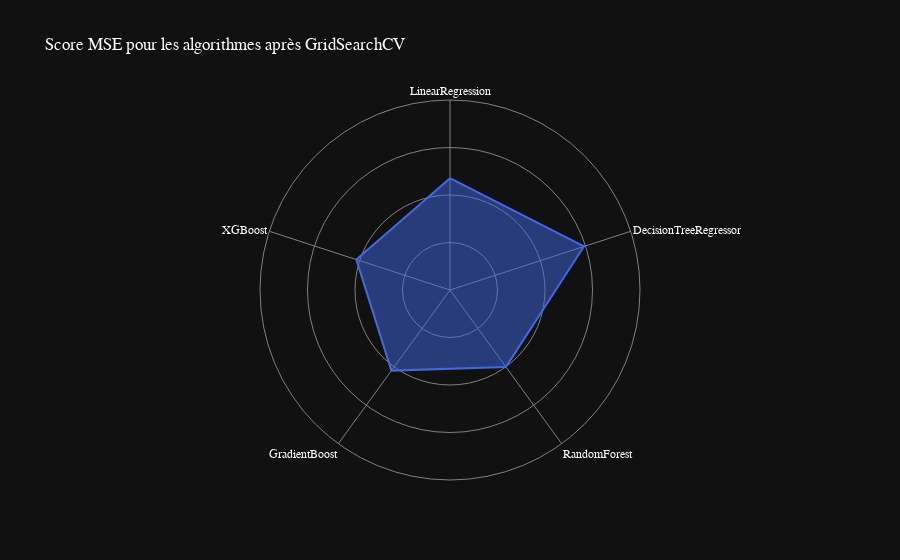

The code cell stored with this chart in its notebook:
### Code cell
data = [
    {'r': mse_linear_regression_best_model, 'theta': 'LinearRegression'},
    {'r': mse_dtr_best_model, 'theta': 'DecisionTreeRegressor'},
    {'r': mse_rfr_best_model, 'theta': 'RandomForest'},
    {'r': mse_gbr_best_model, 'theta': 'GradientBoost'},
    {'r': mse_xgb_best_model, 'theta': 'XGBoost'}
]
fig = px.line_polar(data, r='r', theta='theta',title="Score MSE pour les algorithmes après GridSearchCV", line_close=True, template='plotly_dark', color_discrete_sequence=['royalblue'])
fig.update_traces(fill='toself')
# change la police
fig.update_layout(
    font=dict(
        family="Optima",
        size=12,
        color="white"
    )
)
# Masquer la ligne représentant les valeurs de 0 à 5 sur l'axe radial
fig.update_layout(
    polar=dict(
        radialaxis=dict(
            showline=False, # masquer la ligne sur l'axe radial
            range=[0,20000], # plage maximale de l'axe radial
            showticklabels=False
        )
    )
)
# changer les couleurs de fond et de la grille
fig.update_layout(
    polar=dict(
        radialaxis=dict(gridcolor='gray', linecolor='gray'),
        angularaxis=dict(gridcolor='gray', linecolor='gray')
    )
)
fig.show()

### Figure 1 — Plotly figure (JSON) as saved in the notebook; plotly's stock layout.template omitted (floating-point values rounded to 4 significant figures)
{"data": [{"fill": "toself", "hovertemplate": "r=%{r}<br>theta=%{theta}<extra></extra>", "legendgroup": "", "line": {"color": "royalblue", "dash": "solid"}, "marker": {"symbol": "circle"}, "mode": "lines", "name": "", "r": [11770.0, 14820.0, 10010.0, 10490.0, 10370.0, 11770.0], "showlegend": false, "subplot": "polar", "theta": ["LinearRegression", "DecisionTreeRegressor", "RandomForest", "GradientBoost", "XGBoost", "LinearRegression"], "type": "scatterpolar"}], "layout": {"font": {"color": "white", "family": "Optima", "size": 12}, "legend": {"tracegroupgap": 0}, "polar": {"angularaxis": {"direction": "clockwise", "gridcolor": "gray", "linecolor": "gray", "rotation": 90}, "domain": {"x": [0, 1], "y": [0, 1]}, "radialaxis": {"gridcolor": "gray", "linecolor": "gray", "range": [0, 20000], "showline": false, "showticklabels": false}}, "title": {"text": "Score MSE pour les algorithmes après GridSearchCV"}}}
